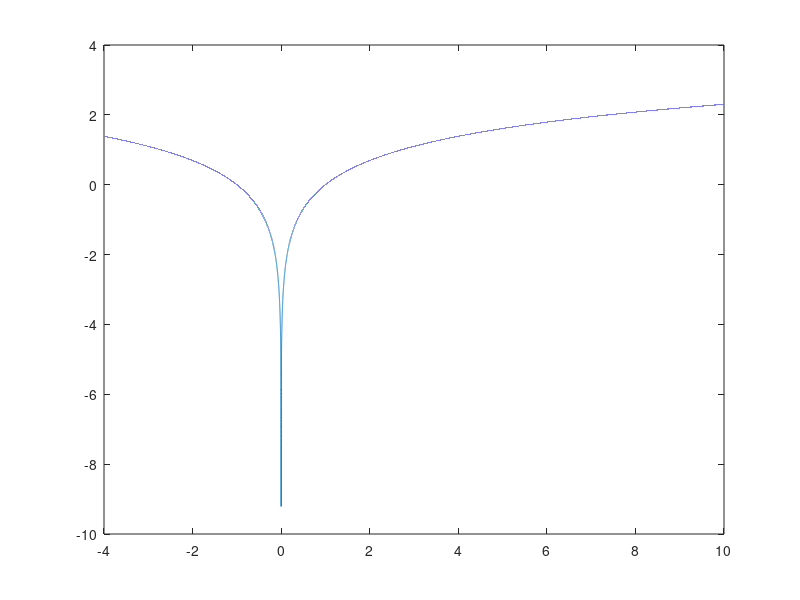

Source code (MATLAB): (Note: this script raises an error after producing the figure.)
%gaussian
x=-10:.0001:10
y = gaussmf(x,[1 0]);
plot(x,y)

%straight line
x=-10:.0001:10
y = x;
plot(x,y)

%quadratic
x=-10:.0001:10
y = x.^2;
plot(x,y)

%log
x=-4:.0001:10
y = log(x);
plot(x,y)

%ball trajectory
x1=0
t=0
u=30
s=0
y1=0
while (s>=0) 
    t=t+.01
    s=u*t-.5*9.8*t.^2
    x=[x1,s]
    t=[t1,t]
end


%plot(t,x)
%plot(t,x,'--r')
plot(t,x,'-bo')
xlabel('displacement');
ylabel('time');